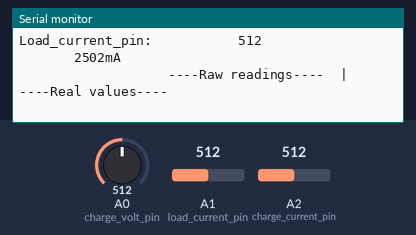
A sketch run on a simulated Arduino Uno, built with avr-gcc and run on an emulated ATmega328P. Shown: the last lines printed to the serial monitor. Inputs (shaded band) come from the test bench; at power-on: A0 (charge_volt_pin) = 512, A1 (load_current_pin) = 512, A2 (charge_current_pin) = 512.

Above: at 1.2 s.
1.3 s: A0 (charge_volt_pin) set to 107
4.3 s: A0 (charge_volt_pin) set to 90
7.3 s: A1 (load_current_pin) set to 218
At 7.64 s:
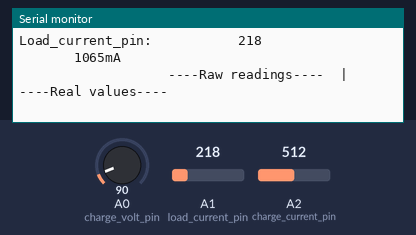
10.3 s: A1 (load_current_pin) set to 197
At 10.86 s:
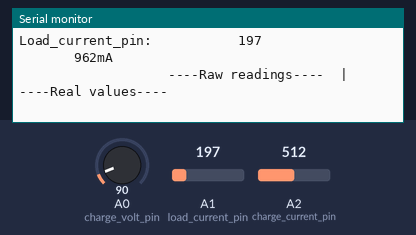
13.3 s: A2 (charge_current_pin) set to 217
At 13.78 s:
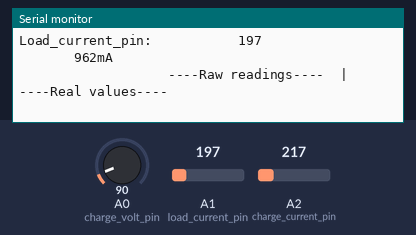
14.8 s: A2 (charge_current_pin) set to 197
At 15.24 s:
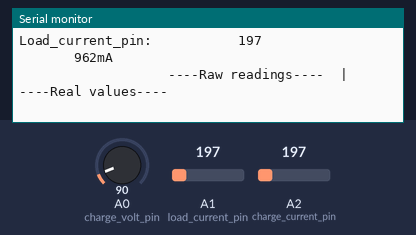
Timing chart, 0 to 17.8 s (numbered marks = the images above; inputs shaded):
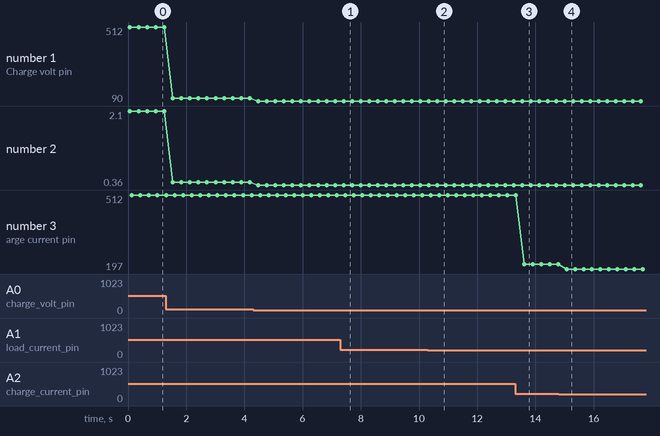

The sketch:

ADC_voltage_current.ino
```cpp
#define charge_volt_pin A0
#define charge_current_pin  A2
#define load_current_pin A1

int raw_charge_volt =0;
int raw_charge_current =0;
int raw_load_current =0;

float charge_volt = 0;
int charge_current = 0;
int load_current = 0;

void setup() {
  pinMode(charge_volt_pin, INPUT);
  pinMode(charge_current_pin, INPUT);
  pinMode(load_current_pin, INPUT);
  Serial.begin(9600);
}

void loop() {
  raw_charge_volt = analogRead(charge_volt_pin);
  raw_charge_current = analogRead(charge_current_pin);
  raw_load_current = analogRead(load_current_pin);
  charge_volt = map(raw_charge_volt,0,1023,0,420)/100.0;
  charge_current = map(raw_charge_current,0,1023,0,5000);
  load_current = map(raw_load_current,0,1023,0,5000);

  Serial.println("                   ----Raw readings----  |  ----Real values----");
  Serial.print("Charge_volt_pin:            ");
  Serial.print(raw_charge_volt);
  Serial.print("                      ");
  Serial.print(charge_volt);
  Serial.println("V");

  Serial.print("Charge_current_pin:         ");
  Serial.print(raw_charge_current);
  Serial.print("                       ");
  Serial.print(charge_current);
  Serial.println("mA");

  Serial.print("Load_current_pin:           ");
  Serial.print(raw_load_current);
  Serial.print("                       ");
  Serial.print(load_current);
  Serial.println("mA");

  Serial.println();

  delay(100);
}
```

Measured:
- after the input at 7.3 s, the serial monitor: prints a new line after 0.23 s (image 1)
- after the input at 10.3 s, the serial monitor: prints a new line after 0.46 s (image 2)
- after the input at 13.3 s, the serial monitor: prints a new line after 0.31 s (image 3)
- after the input at 14.8 s, the serial monitor: prints a new line after 0.27 s (image 4)
- plotted number 1: 512 → 107 after the input at 1.3 s, 107 → 90 after the input at 4.3 s
- plotted number 2: 2.1 → 0.43 after the input at 1.3 s, 0.43 → 0.36 after the input at 4.3 s
- plotted number 3: 512 → 217 after the input at 13.3 s
